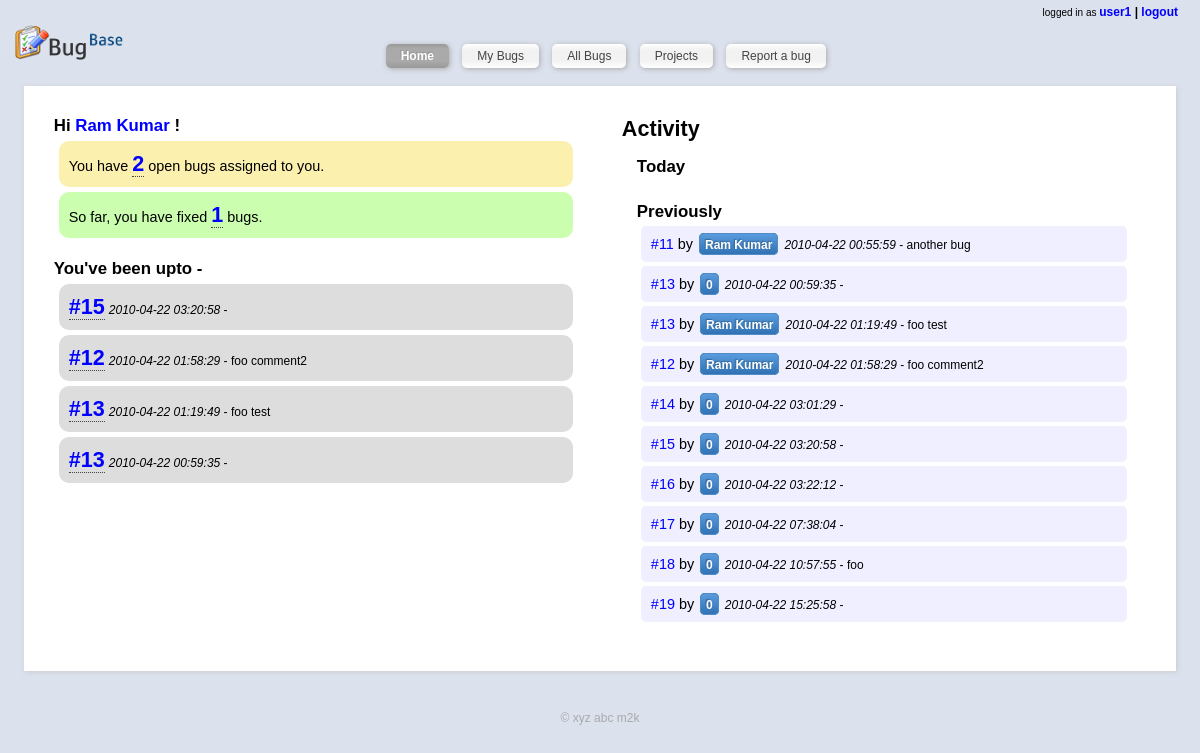
The app's page /index.php?page=home (signed in), older data.
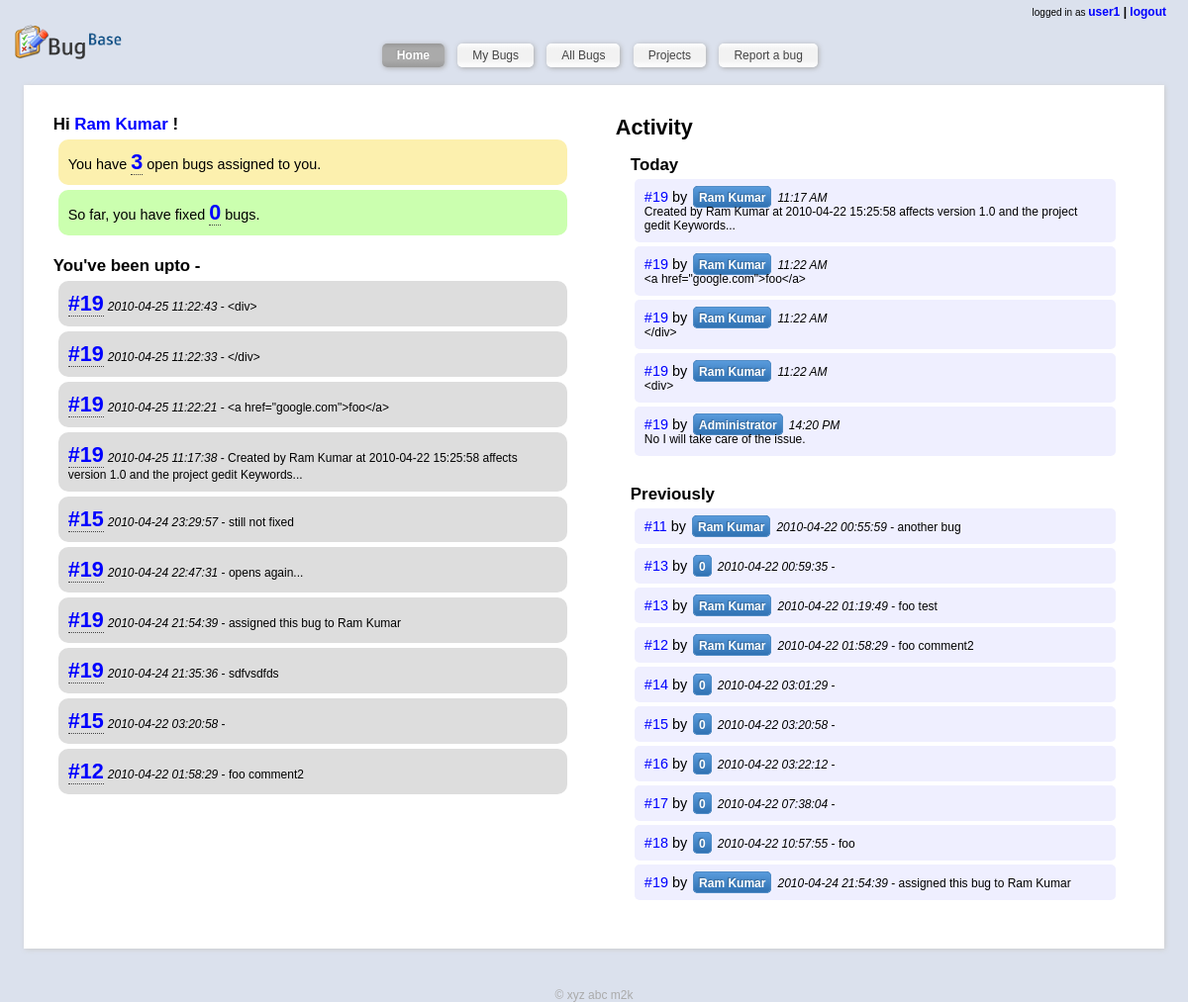
The same page, newer data.
### tables this page shows
CREATE TABLE IF NOT EXISTS `users` (
  `id` int(11) NOT NULL AUTO_INCREMENT,
  `username` varchar(50) NOT NULL,
  `password` varchar(500) NOT NULL,
  `name` varchar(500) NOT NULL,
  `email` varchar(500) NOT NULL DEFAULT 'none',
  `is_admin` int(11) NOT NULL DEFAULT '0',
  PRIMARY KEY (`id`)
);

CREATE TABLE IF NOT EXISTS `bughistory` (
  `id` int(11) NOT NULL AUTO_INCREMENT,
  `bug_id` int(11) NOT NULL,
  `addedBy` int(11) NOT NULL,
  `timestamp` timestamp NOT NULL DEFAULT CURRENT_TIMESTAMP,
  `status` int(11) NOT NULL,
  `comment` varchar(2000) NOT NULL DEFAULT '',
  `assignedTo` int(11) NOT NULL,
  `priority` int(11) NOT NULL,
  PRIMARY KEY (`id`)
);

### index.php (called while the page is built, shortened)
<?php
$smarty = new Smarty;
include_once('includes/models.inc.php');
if (loggedIn()){
	$template = 'home.html';
	$smarty->assign('subtitle', 'home');
} else {
	$template = 'login.html';
	$smarty->assign('subtitle', 'Login');
}
if (!isset($_GET['page']))
	$page = '';
else
	$page = $_GET['page'];
switch ($page){
	case 'home':
		if (loggedIn()){
			$template = 'home.html';
			$smarty->assign('subtitle', 'Home');
			$smarty->assign('my_open_count', getMyBugCount('open'));
			$smarty->assign('my_fixed_count', getMyBugCount('fixed'));
			$smarty->assign('last10', last10bugs());
			$smarty->assign('bugsToday', bugsToday());
			$smarty->assign('bugsOld', bugsOld());
		}
		break;
}
$smarty->display('header.html');
$smarty->display($template);
?>

### includes/models.inc.php (called while the page is built, shortened)
<?php
function getArrayFromResult($result){
	$rows=array();
	$index = 0;
	while ($row = mysql_fetch_assoc($result)){
		$rows[$index++] = $row;
	}
	return $rows;
}
function getAllBugList($myquery=""){
	$buglist = array();
	$index = 0;
	$query = "SELECT * FROM `bugs` order by createdAt desc;";
	if ($myquery != ""){
		$query = $myquery;
	}
	$result = mysql_query($query) or die ("Failed to fetch bug list");
	while ($row = mysql_fetch_assoc($result)){
		$query2 = "SELECT * from `bughistory` where bug_id = '{$row['id']}' order by timestamp desc;";
		$result2 = mysql_query($query2);
		if ($row2 = mysql_fetch_assoc($result2)){
			foreach ($row2 as $key=>$val){
				if ($key!='id'){
					$row[$key] = $val;
				}
			}
		}
		$query3 = "SELECT `label` from `statuses` where `id`='{$row['status']}';";
		$result3 = mysql_query($query3);
		if ($row3 = mysql_fetch_assoc($result3)){
			$row['status'] = $row3['label'];
		} else {
			$row['status'] = 'undefined';
		}
		$query3 = "SELECT `label` from `priorities` where `id`='{$row['priority']}';";
		$result3 = mysql_query($query3);
		if ($row3 = mysql_fetch_assoc($result3)){
			$row['priority'] = $row3['label'];
		} else {
			$row['priority'] = ' ';
		}
		$query3 = "SELECT `label` from `categories` where `id`='{$row['bugType']}';";
		$result3 = mysql_query($query3);
		if ($row3 = mysql_fetch_assoc($result3)){
			$row['bugType'] = $row3['label'];
		} else {
			$row['bugType'] = 'unknown';
		}
		$query3 = "SELECT name from `projects` where `id`='{$row['project']}';";
		$result3 = mysql_query($query3);
		if ($row3 = mysql_fetch_assoc($result3)){
			$row['project_name'] = $row3['name'];
		} else {
			$row['project_name'] = 'unknown';
		}
		$query3 = "SELECT name from `users` where `id`={$row['createdBy']};";
		$result3 = mysql_query($query3);
		if ($row3 = mysql_fetch_assoc($result3)){
			$row['createdBy'] = $row3['name'];
		} else {
			$row['createdBy'] = 'unknown';
		}
		$query3 = "SELECT name from `projects` where `id`={$row['affectedProject']};";
		$result3 = mysql_query($query3);
		if ($row3 = mysql_fetch_assoc($result3)){
			$row['affectedProject'] = $row3['name'];
		} else {
			$row['affectedProject'] = '';
		}
		$buglist[$index++] = $row;
	}
	return $buglist;
}
function getMyBugCount($labelfilter){
	$user_id = $_SESSION['user_id'];
	$filtered_query = "SELECT * FROM `bugs` where id in (select bug_id from bughistory where assignedTo = {$user_id} and status in (select id from statuses where label='{$labelfilter}') group by bug_id having max(id)) order by createdAt desc;";
	$rows = getAllBugList($filtered_query);
	$filtered = array();
	$fi = 0;
	for ($i=0; $i < count($rows); $i++){
		if ($rows[$i]['status'] == $labelfilter){
			$filtered[$fi++] = $rows[$i];
		}
	}
	return count($filtered);
}
function last10bugs(){
	$query = "SELECT * from bughistory where assignedTo = {$_SESSION['user_id']} order by id desc limit 10;";
	$result = mysql_query($query);
	return getArrayFromResult($result);
}
function bugsToday(){
	$query = "SELECT * FROM bughistory WHERE timestamp >= concat( DATE_SUB(curdate(), interval weekday(DATE_SUB(CURDATE(), INTERVAL 6 DAY)) DAY), ' 00:00:00') limit 20;";
	$result = mysql_query($query);
	$today = getArrayFromResult($result);
	for ($i=0; $i<count($today); $i++){
		$query = "SELECT * from users where id={$today[$i]['addedBy']};";
		$result = mysql_query($query);
		if ($user = mysql_fetch_assoc($result)){
			$today[$i]['addedBy'] = $user['name'];
		}
	}
	return $today;
}
function bugsOld(){
	$query = "SELECT * FROM bughistory WHERE timestamp < concat( DATE_SUB(curdate(), interval weekday(DATE_SUB(CURDATE(), INTERVAL 6 DAY)) DAY), ' 00:00:00') limit 10;";
	$result = mysql_query($query);
	$old = getArrayFromResult($result);
	for ($i=0; $i<count($old); $i++){
		$query = "SELECT * from users where id={$old[$i]['addedBy']};";
		$result = mysql_query($query);
		if ($user = mysql_fetch_assoc($result)){
			$old[$i]['addedBy'] = $user['name'];
		}
	}
	return $old;
}
?>

### libs/plugins/modifier.truncate.php (called while the page is built, shortened)
<?php
function smarty_modifier_truncate($string, $length = 80, $etc = '...',
                                  $break_words = false, $middle = false)
{
    if (strlen($string) > $length) {
        $length -= min($length, strlen($etc));
        if (!$break_words && !$middle) {
            $string = preg_replace('/\s+?(\S+)?$/', '', substr($string, 0, $length+1));
        }
        if(!$middle) {
            return substr($string, 0, $length) . $etc;
        } else {
            return substr($string, 0, $length/2) . $etc . substr($string, -$length/2);
        }
    } else {
        return $string;
    }
}
?>

### libs/plugins/modifier.escape.php (called while the page is built, shortened)
<?php
function smarty_modifier_escape($string, $esc_type = 'html', $char_set = 'ISO-8859-1')
{
    switch ($esc_type) {
        case 'html':
            return htmlspecialchars($string, ENT_QUOTES, $char_set);
    }
}
?>

### libs/plugins/shared.make_timestamp.php (called while the page is built, shortened)
<?php
function smarty_make_timestamp($string)
{
    if(empty($string)) {
        $time = time();
    } elseif (preg_match('/^\d{14}$/', $string)) {
        $time = mktime(substr($string, 8, 2),substr($string, 10, 2),substr($string, 12, 2),
                       substr($string, 4, 2),substr($string, 6, 2),substr($string, 0, 4));
    } elseif (is_numeric($string)) {
        $time = (int)$string;
    } else {
        $time = strtotime($string);
    }
    return $time;
}
?>

### libs/plugins/modifier.date_format.php (called while the page is built, shortened)
<?php
function smarty_modifier_date_format($string, $format = '%b %e, %Y', $default_date = '')
{
    if ($string != '') {
        $timestamp = smarty_make_timestamp($string);
    } elseif ($default_date != '') {
        $timestamp = smarty_make_timestamp($default_date);
    } else {
        return;
    }
    return strftime($format, $timestamp);
}
?>

### templates_c/%%FD^FDE^FDED8055%%home.html.php (the view, shortened to what the rows shown need)
<div id='contentSpacer'>
    <div id='leftBox'>
        <div class='welcomeReport'>
            <h3>
                Hi <a href='#'> <?php echo $this->_tpl_vars['user_fullname']; ?>
 </a> !
            </h3>
            <p class='userOpen'>
                You have <a href='/index.php?page=list&filter=self_open'><?php echo $this->_tpl_vars['my_open_count']; ?>
</a> open bugs assigned to you.
            </p>
            <p class='userClose'>
                So far, you have fixed <a href='/index.php?page=list&filter=self_fixed'><?php echo $this->_tpl_vars['my_fixed_count']; ?>
</a> bugs.
            </p>
            <br />
            <h3>You've been upto -</h3>
            <?php unset($this->_sections['i']);
$this->_sections['i']['name'] = 'i';
$this->_sections['i']['loop'] = is_array($_loop=$this->_tpl_vars['last10']) ? count($_loop) : max(0, (int)$_loop); unset($_loop);
$this->_sections['i']['show'] = true;
$this->_sections['i']['max'] = $this->_sections['i']['loop'];
$this->_sections['i']['step'] = 1;
$this->_sections['i']['start'] = $this->_sections['i']['step'] > 0 ? 0 : $this->_sections['i']['loop']-1;
if ($this->_sections['i']['show']) {
    $this->_sections['i']['total'] = $this->_sections['i']['loop'];
} else
    $this->_sections['i']['total'] = 0;
if ($this->_sections['i']['show']):
            for ($this->_sections['i']['index'] = $this->_sections['i']['start'], $this->_sections['i']['iteration'] = 1;
                 $this->_sections['i']['iteration'] <= $this->_sections['i']['total'];
                 $this->_sections['i']['index'] += $this->_sections['i']['step'], $this->_sections['i']['iteration']++):
$this->_sections['i']['rownum'] = $this->_sections['i']['iteration'];
$this->_sections['i']['index_prev'] = $this->_sections['i']['index'] - $this->_sections['i']['step'];
$this->_sections['i']['index_next'] = $this->_sections['i']['index'] + $this->_sections['i']['step'];
$this->_sections['i']['first']      = ($this->_sections['i']['iteration'] == 1);
$this->_sections['i']['last']       = ($this->_sections['i']['iteration'] == $this->_sections['i']['total']);
?>
				<p>
					<a href="/index.php?page=bug&bug_id=<?php echo $this->_tpl_vars['last10'][$this->_sections['i']['index']]['bug_id']; ?>
">#<?php echo $this->_tpl_vars['last10'][$this->_sections['i']['index']]['bug_id']; ?>
</a>
					<small><i><?php echo $this->_tpl_vars['last10'][$this->_sections['i']['index']]['timestamp']; ?>
</i> - <?php echo ((is_array($_tmp=((is_array($_tmp=$this->_tpl_vars['last10'][$this->_sections['i']['index']]['comment'])) ? $this->_run_mod_handler('truncate', true, $_tmp, 100, "...") : smarty_modifier_truncate($_tmp, 100, "...")))) ? $this->_run_mod_handler('escape', true, $_tmp) : smarty_modifier_escape($_tmp)); ?>
</small>
				</p>
            <?php endfor; endif; ?>
        </div>
    </div>
    <div id='rightBox'>
        <div class='welcomeReport'>
            <h2>Activity</h2>
            <div class='activityBox' style='background:#fff;'>
                <h3>Today</h3>
                <ul>
					<?php unset($this->_sections['i']);
$this->_sections['i']['name'] = 'i';
$this->_sections['i']['loop'] = is_array($_loop=$this->_tpl_vars['bugsToday']) ? count($_loop) : max(0, (int)$_loop); unset($_loop);
$this->_sections['i']['show'] = true;
$this->_sections['i']['max'] = $this->_sections['i']['loop'];
$this->_sections['i']['step'] = 1;
$this->_sections['i']['start'] = $this->_sections['i']['step'] > 0 ? 0 : $this->_sections['i']['loop']-1;
if ($this->_sections['i']['show']) {
    $this->_sections['i']['total'] = $this->_sections['i']['loop'];
    if ($this->_sections['i']['total'] == 0)
        $this->_sections['i']['show'] = false;
} else
    $this->_sections['i']['total'] = 0;
if ($this->_sections['i']['show']):
            for ($this->_sections['i']['index'] = $this->_sections['i']['start'], $this->_sections['i']['iteration'] = 1;
                 $this->_sections['i']['iteration'] <= $this->_sections['i']['total'];
                 $this->_sections['i']['index'] += $this->_sections['i']['step'], $this->_sections['i']['iteration']++):
$this->_sections['i']['rownum'] = $this->_sections['i']['iteration'];
$this->_sections['i']['index_prev'] = $this->_sections['i']['index'] - $this->_sections['i']['step'];
$this->_sections['i']['index_next'] = $this->_sections['i']['index'] + $this->_sections['i']['step'];
$this->_sections['i']['first']      = ($this->_sections['i']['iteration'] == 1);
$this->_sections['i']['last']       = ($this->_sections['i']['iteration'] == $this->_sections['i']['total']);
?>
						<li>
							<a href="/index.php?page=bug&bug_id=<?php echo $this->_tpl_vars['bugsToday'][$this->_sections['i']['index']]['bug_id']; ?>
">
								#<?php echo $this->_tpl_vars['bugsToday'][$this->_sections['i']['index']]['bug_id']; ?>
							</a> by <span class='bluebox'><small><?php echo $this->_tpl_vars['bugsToday'][$this->_sections['i']['index']]['addedBy']; ?>
</small></span>
							<small><i><?php echo ((is_array($_tmp=$this->_tpl_vars['bugsToday'][$this->_sections['i']['index']]['timestamp'])) ? $this->_run_mod_handler('date_format', true, $_tmp, '%H:%M %p') : smarty_modifier_date_format($_tmp, '%H:%M %p')); ?>
</i>
							<br />
							<?php echo ((is_array($_tmp=((is_array($_tmp=$this->_tpl_vars['bugsToday'][$this->_sections['i']['index']]['comment'])) ? $this->_run_mod_handler('truncate', true, $_tmp, 100, "...") : smarty_modifier_truncate($_tmp, 100, "...")))) ? $this->_run_mod_handler('escape', true, $_tmp) : smarty_modifier_escape($_tmp)); ?>
</small>
						</li>
					<?php endfor; endif; ?>
                </ul>
            </div>
            <div class='activityBox' style='background:#fff;'>
                <h3>Previously</h3>
                <ul>
                    <?php unset($this->_sections['i']);
$this->_sections['i']['name'] = 'i';
$this->_sections['i']['loop'] = is_array($_loop=$this->_tpl_vars['bugsOld']) ? count($_loop) : max(0, (int)$_loop); unset($_loop);
$this->_sections['i']['show'] = true;
$this->_sections['i']['max'] = $this->_sections['i']['loop'];
$this->_sections['i']['step'] = 1;
$this->_sections['i']['start'] = $this->_sections['i']['step'] > 0 ? 0 : $this->_sections['i']['loop']-1;
if ($this->_sections['i']['show']) {
    $this->_sections['i']['total'] = $this->_sections['i']['loop'];
} else
    $this->_sections['i']['total'] = 0;
if ($this->_sections['i']['show']):
            for ($this->_sections['i']['index'] = $this->_sections['i']['start'], $this->_sections['i']['iteration'] = 1;
                 $this->_sections['i']['iteration'] <= $this->_sections['i']['total'];
                 $this->_sections['i']['index'] += $this->_sections['i']['step'], $this->_sections['i']['iteration']++):
$this->_sections['i']['rownum'] = $this->_sections['i']['iteration'];
$this->_sections['i']['index_prev'] = $this->_sections['i']['index'] - $this->_sections['i']['step'];
$this->_sections['i']['index_next'] = $this->_sections['i']['index'] + $this->_sections['i']['step'];
$this->_sections['i']['first']      = ($this->_sections['i']['iteration'] == 1);
$this->_sections['i']['last']       = ($this->_sections['i']['iteration'] == $this->_sections['i']['total']);
?>
						<li>
							<a href="/index.php?page=bug&bug_id=<?php echo $this->_tpl_vars['bugsOld'][$this->_sections['i']['index']]['bug_id']; ?>
">
								#<?php echo $this->_tpl_vars['bugsOld'][$this->_sections['i']['index']]['bug_id']; ?>
							</a> by <span class='bluebox'><small><?php echo $this->_tpl_vars['bugsOld'][$this->_sections['i']['index']]['addedBy']; ?>
</small></span>
							<small><i><?php echo $this->_tpl_vars['bugsOld'][$this->_sections['i']['index']]['timestamp']; ?>
</i> - <?php echo ((is_array($_tmp=((is_array($_tmp=$this->_tpl_vars['bugsOld'][$this->_sections['i']['index']]['comment'])) ? $this->_run_mod_handler('truncate', true, $_tmp, 100, "...") : smarty_modifier_truncate($_tmp, 100, "...")))) ? $this->_run_mod_handler('escape', true, $_tmp) : smarty_modifier_escape($_tmp)); ?>
</small>
						</li>
					<?php endfor; endif; ?>
                </ul>
            </div>
        </div>
    </div>
</div>

### templates_c/%%71^714^714F4B17%%header.html.php (shortened to what the rows shown need)
<!DOCTYPE html PUBLIC "-//W3C//DTD XHTML 1.0 Transitional//EN"
  "http://www.w3.org/TR/xhtml1/DTD/xhtml1-transitional.dtd">
<html xmlns="http://www.w3.org/1999/xhtml">
<head>
  <link rel="stylesheet" href="/static/style.css" type="text/css" media="screen" title="bugbase stylesheet" charset="utf-8" />
</head>
<body>
<div id='wrapper'>
  <div id='headarea'>
    <div id='topmenu'>
		<?php if (isset ( $this->_tpl_vars['user_id'] )): ?>
			<small>logged in as </small>
			<strong>
				<a href='#'><?php echo $this->_tpl_vars['user_name']; ?>
</a> | <a href='/index.php?page=logout'>logout</a>
			</strong>
		<?php endif; ?>
    </div>
  </div>
  <div id='content'>

Row changes from the older to the newer data that the page shows:
removed bughistory: bug "19", addedBy "0", timestamp "2010-04-22 15:25:58", shown under "Previously"
no longer on one of the page's lists (row unchanged): bughistory: bug "13", timestamp "2010-04-22 00:59:35"
no longer on one of the page's lists (row unchanged): bughistory: bug "13", timestamp "2010-04-22 01:19:49", comment "foo test"
computed for users "Ram Kumar": is_admin "1" → "0"
added bughistory: bug "19", timestamp "2010-04-25 11:22:43", comment "<div>", _sections "Ram Kumar", timestamp "11:22 AM"
added bughistory: bug "19", timestamp "2010-04-25 11:22:33", comment "</div>", _sections "Ram Kumar", timestamp "11:22 AM"
added bughistory: bug "19", timestamp "2010-04-25 11:22:21", comment "<a href=\"google.com\">foo</a>", _sections "Ram Kumar", timestamp "11:22 AM"
added bughistory: bug "19", timestamp "2010-04-25 11:17:38", comment "Created by Ram Kumar at 2010-04-22 15:25:58 affects version 1.0 and the project gedit Keywords...", _sections "Ram Kumar", timestamp "11:17 AM"
added bughistory: bug "15", timestamp "2010-04-24 23:29:57", comment "still not fixed", shown under "You've been upto -"
added bughistory: bug "19", timestamp "2010-04-24 22:47:31", comment "opens again...", shown under "You've been upto -"
added bughistory: bug "19", timestamp "2010-04-24 21:54:39", comment "assigned this bug to Ram Kumar", _sections "Ram Kumar"
added bughistory: bug "19", timestamp "2010-04-24 21:35:36", comment "sdfvsdfds", shown under "You've been upto -"
added bughistory: bug "19", _sections "Administrator", timestamp "14:20 PM", comment "No I will take care of the issue.", shown under "Today"
Text that changed along with them:
$this->_tpl_vars['my_open_count']: "2" → "3"
